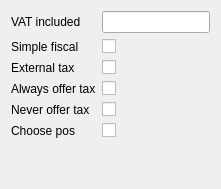
         <widget class="QWidget" name="tab_4">
          <attribute name="title">
           <string>Tax options</string>
          </attribute>
          <layout class="QGridLayout" name="gridLayout_4">
           <item row="3" column="2">
            <widget class="C5CheckBox" name="chAlwaysOfferTax">
             <property name="text">
              <string/>
             </property>
             <property name="Tag" stdset="0">
              <number>27</number>
             </property>
            </widget>
           </item>
           <item row="0" column="0">
            <widget class="QLabel" name="label_83">
             <property name="text">
              <string>VAT included</string>
             </property>
            </widget>
           </item>
           <item row="3" column="0">
            <widget class="QLabel" name="label_31">
             <property name="text">
              <string>Always offer tax</string>
             </property>
            </widget>
           </item>
           <item row="4" column="2">
            <widget class="C5CheckBox" name="chNeverOfferTax">
             <property name="text">
              <string/>
             </property>
             <property name="Tag" stdset="0">
              <number>93</number>
             </property>
            </widget>
           </item>
           <item row="5" column="0">
            <widget class="QLabel" name="label_106">
             <property name="text">
              <string>Choose pos</string>
             </property>
            </widget>
           </item>
           <item row="2" column="2">
            <widget class="C5CheckBox" name="chExternalTax">
             <property name="text">
              <string/>
             </property>
             <property name="Tag" stdset="0">
              <number>78</number>
             </property>
            </widget>
           </item>
           <item row="1" column="0">
            <widget class="QLabel" name="label_117">
             <property name="text">
              <string>Simple fiscal</string>
             </property>
            </widget>
           </item>
           <item row="6" column="2">
            <spacer name="verticalSpacer_4">
             <property name="orientation">
              <enum>Qt::Orientation::Vertical</enum>
             </property>
             <property name="sizeHint" stdset="0">
              <size>
               <width>20</width>
               <height>40</height>
              </size>
             </property>
            </spacer>
           </item>
           <item row="5" column="2">
            <widget class="C5CheckBox" name="chChoosePos">
             <property name="text">
              <string/>
             </property>
             <property name="Tag" stdset="0">
              <number>113</number>
             </property>
            </widget>
           </item>
           <item row="2" column="0">
            <widget class="QLabel" name="label_74">
             <property name="text">
              <string>External tax</string>
             </property>
            </widget>
           </item>
           <item row="4" column="0">
            <widget class="QLabel" name="label_87">
             <property name="text">
              <string>Never offer tax</string>
             </property>
            </widget>
           </item>
           <item row="1" column="2">
            <widget class="C5CheckBox" name="chSimpleFiscal">
             <property name="text">
              <string/>
             </property>
             <property name="Tag" stdset="0">
              <number>121</number>
             </property>
            </widget>
           </item>
           <item row="0" column="2">
            <widget class="C5LineEdit" name="leVAT">
             <property name="Tag" stdset="0">
              <number>87</number>
             </property>
            </widget>
           </item>
          </layout>
         </widget>
